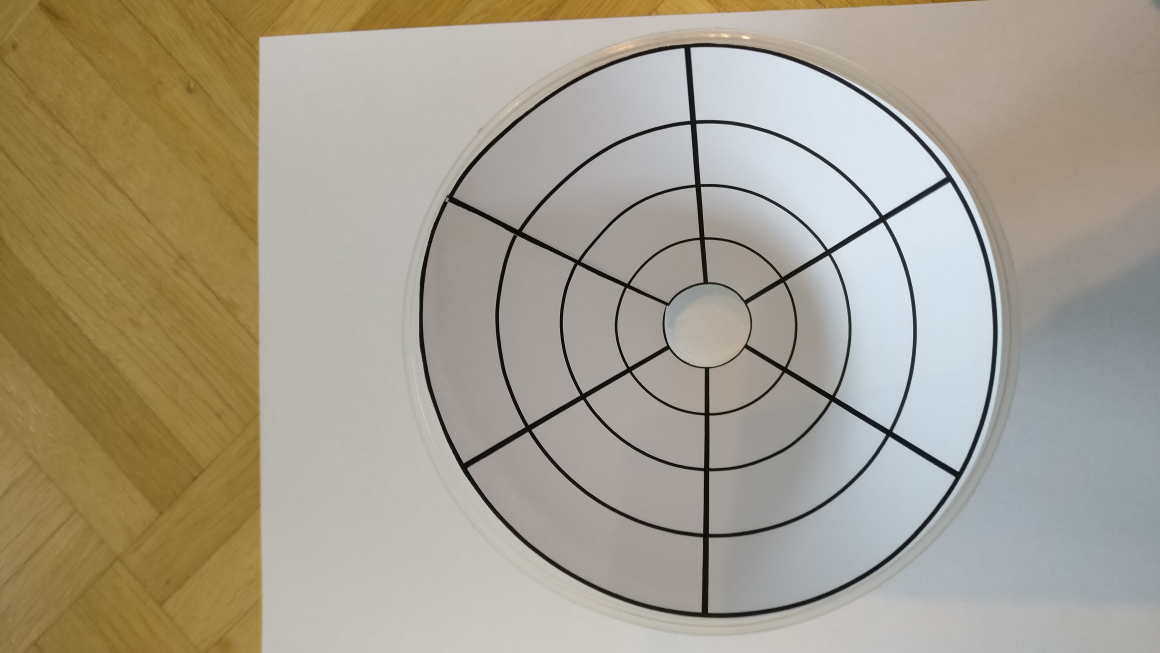
%> input picture img/v2_pattern/topOnlyLines.jpg, 4640 x 2610 px, given in place of topOnlyLines.png, which was not available (shown at 1/4 size)
$ octave --eval "deformableTemplates;"   (GNU Octave 9; MATLAB toolbox functions it lacks are replaced by stand-ins)
%> lines starting %> are read from the running program, lines starting %| are printed output that depends on the picture; in (x1, y1, x2, y2) boxes, pixels count from 0 and x2, y2 are one past the last pixel; in counts of white or black regions, pixels touching at a corner belong together; the program's own positions count from 1; pictures that were not available may be replaced by others from this repository, and a replacement may not be noted
function[] = deformableTemplates()
    I = imread('../img/v2_pattern/topOnlyLines.png');
    I = rgb2gray(I);
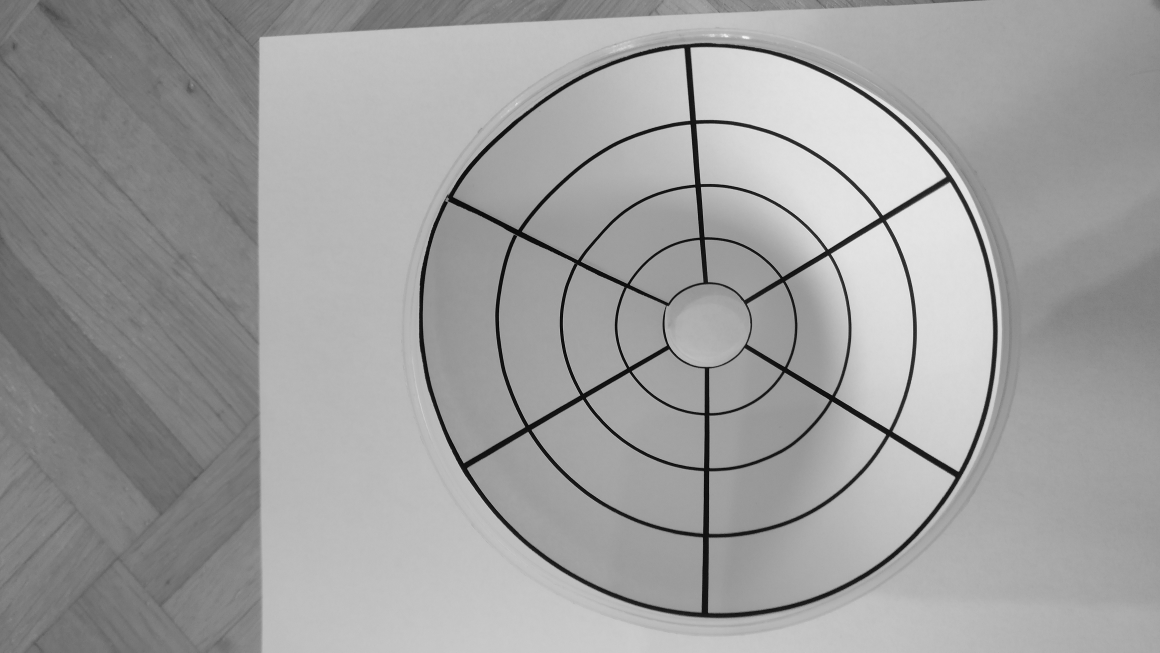
%> I: size 2610x4640 uint8 (shown at 1/4 size); min 0, max 254, mean 158
    I = imresize(I, [1000 1000]);
%> I: size 1000x1000 uint8
    %imshow(I);
    I = imgaussfilt(I, 3);
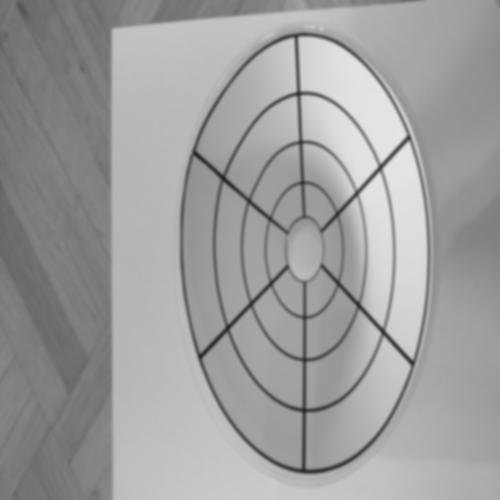
%> I: size 1000x1000 uint8 (shown at 1/2 size); min 30, max 228, mean 158
    Gmag = imgradient(I,'prewitt');
    magnitude = Gmag;

    [dx,dy] = imgradientxy(I);
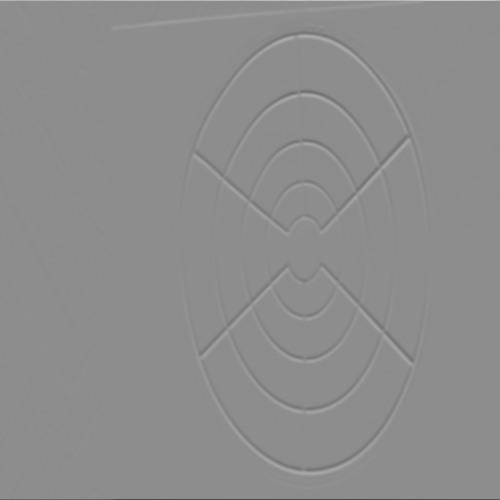
%> dy: size 1000x1000 double (shown at 1/2 size); min -812, max 656, mean 0.2; drawn with min black and max white
    Gdir = atan2(dy,dx);
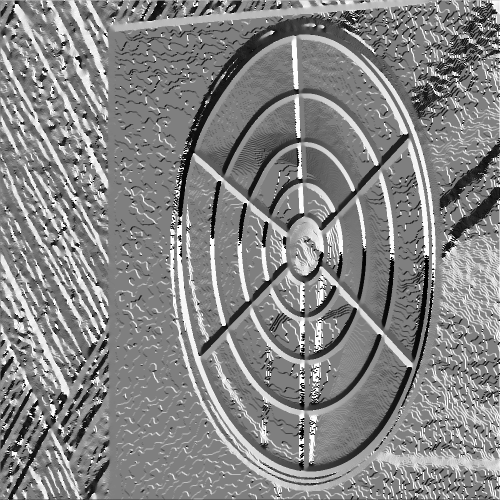
%> Gdir: size 1000x1000 double (shown at 1/2 size); min -3.14, max 3.14, mean 0.156; drawn with min black and max white

    orientation = imgaussfilt(Gdir, 7);
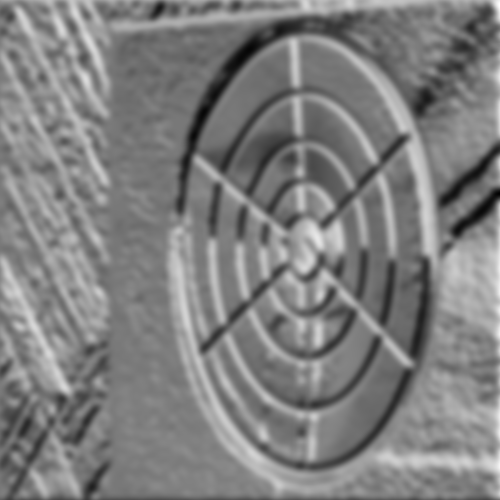
%> orientation: size 1000x1000 double (shown at 1/2 size); min -2.49, max 2.79, mean 0.158; drawn with min black and max white
    magnitude = imgaussfilt(magnitude, 7);
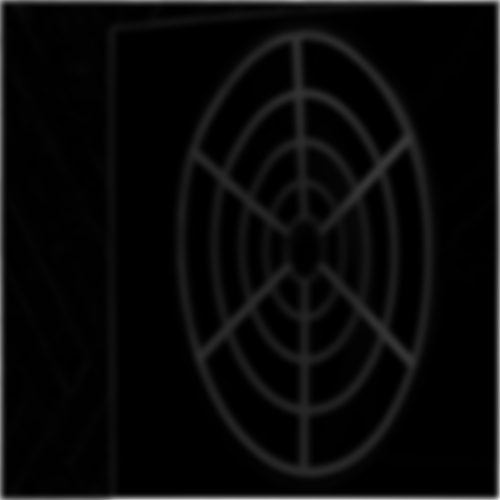
%> magnitude: size 1000x1000 double (shown at 1/2 size); min 0, max 385.2, mean 14.2; drawn with min black and max white

    canny = edge(I, 'Canny', 0.5);
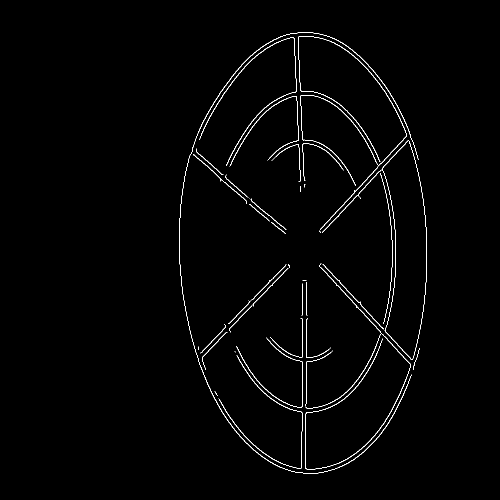
%> canny: size 1000x1000 logical (shown at 1/2 size); 1.2% white in thin lines or dots, all inside (x1, y1, x2, y2) = (359, 64, 854, 948)
    %imshowpair(orientation,angleHSV(orientation,canny),'montage');

%> (the run ends here)
